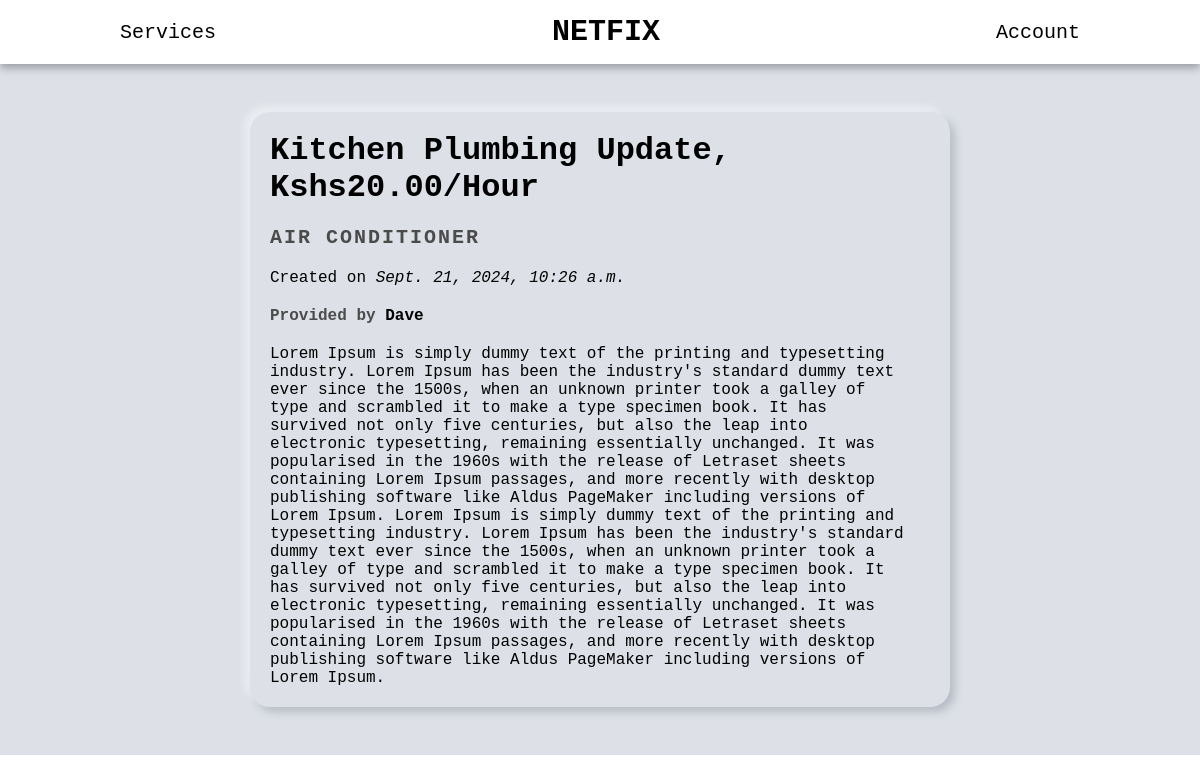
The app's page /services/b8716f1a-65d2-423e-b45c-189f110b2be3 with its own data.
### services/models.py (models this page shows, shortened)
class Service(models.Model):
    company = models.ForeignKey(Company, default="", on_delete=models.CASCADE)
    name = models.CharField(max_length=40)
    description = models.TextField()
    price_hr = models.DecimalField(decimal_places=2, max_digits=100)
    choices = (
        ('Air Conditioner', 'Air Conditioner'),
        ('Carpentry', 'Carpentry'),
        ('Electricity', 'Electricity'),
        ('Gardening', 'Gardening'),
        ('Home Machines', 'Home Machines'),
        ('House Keeping', 'House Keeping'),
        ('Interior Design', 'Interior Design'),
        ('Locks', 'Locks'),
        ('Painting', 'Painting'),
        ('Plumbing', 'Plumbing'),
        ('Water Heaters', 'Water Heaters'),
    )
    field = models.CharField(max_length=30, blank=False, null=False, default="", choices=choices)
    date = models.DateTimeField(auto_now=True, null=False)
    id = models.UUIDField(default=uuid.uuid4, unique=True, primary_key=True, editable=False)

### users/models.py (models this page shows, shortened)
class Company(models.Model):
    user = models.OneToOneField(User, on_delete=models.CASCADE, primary_key=True)
    choices = (
        ('Air Conditioner', 'Air Conditioner'),
        ('All in One', 'All in One'),
        ('Carpentry', 'Carpentry'),
        ('Electricity', 'Electricity'),
        ('Gardening', 'Gardening'),
        ('Home Machines', 'Home Machines'),
        ('House Keeping', 'House Keeping'),
        ('Interior Design', 'Interior Design'),
        ('Locks', 'Locks'),
        ('Painting', 'Painting'),
        ('Plumbing', 'Plumbing'),
        ('Water Heaters', 'Water Heaters'),
    )
    field = models.CharField(max_length=30, blank=False, null=False, default="", choices=choices)
    def __str__(self):
        return self.user.username

class User(AbstractUser):
    is_company = models.BooleanField(default=False)
    is_customer = models.BooleanField(default=False)
    email = models.EmailField(max_length=100, unique=True)
    username = models.CharField(max_length=100, unique=True)
    USERNAME_FIELD = 'email'
    REQUIRED_FIELDS = ['username']

### services/views.py (the view)
# urls.py: path("<str:id>", v.index, name="index"),
def index(request, id):
    service = Service.objects.get(id=id)
    context = {
        "service": service
    }
    return render(request, 'services/service.html', context)

### services/templates/services/service.html (shortened to what this page needs)
{% extends 'main/base.html' %}
{% block content %}
<div class="service-page">
    <div class="service-content">
        <div class="service-main">
            <h1 class="name">{{service.name}}, kshs{{service.price_hr}}/hour</h1>
            <p class="field">{{service.field}}</p>
            <p class="date">Created on <span>{{service.date}}</span></p>
            <p class="company">Provided by <a href="">{{service.company}}</a></p>
            <p class="description">{{service.description}}</p>
        </div>
    </div>
</div>
{% endblock content %}

### static/css/style.css (style rules this page uses)
* { margin: 0; padding: 0; box-sizing: border-box; font-family: 'Courier New', Courier, monospace; }
a { text-decoration: none; color: black; }
.service-page { display: flex; justify-content: center; align-items: center; flex-direction: column; }
.service-content { display: flex; justify-content: space-between; flex-direction: column; padding: 20px; width: 90%; max-width: 700px; max-height: 600px; border-radius: 20px; box-shadow: -5px -5px 9px rgba(255,255,255,0.45), 5px 5px 9px rgba(94,104,121,0.3); }
.service-main { overflow: auto; }
.service-main .name { text-transform: capitalize; margin-bottom: 20px; }
.service-main .date { margin-bottom: 20px; }
.service-main .date span { font-style: italic; }
.service-main .field { font-weight: 600; color: rgb(75, 75, 75); margin-bottom: 20px; text-transform: uppercase; letter-spacing: 2px; font-size: 20px; }
.service-main .company { font-weight: 600; color: rgb(75, 75, 75); margin-bottom: 20px; }
.service-main .company a { text-transform: capitalize; color: black; }
.service-main .description { padding-right: 20px; }

### records on screen
Service: name "Kitchen Plumbing Update", price_hr "20.00", field "AIR CONDITIONER", date "Sept. 21, 2024, 10:26 a.m.", company "Dave", description "Lorem Ipsum is simply dummy text of the printing and typesetting industry. Lorem Ipsum has been the industry's standard dummy text ever since the 1500s, when an unknown printer took a galley of type and scrambled it to make a type specimen book. It has survived not only five centuries, but also the leap into electronic typesetting, remaining essentially unchanged. It was popularised in the 1960s with the release of Letraset sheets containing Lorem Ipsum passages, and more recently with desktop publishing software like Aldus PageMaker including versions of Lorem Ipsum. Lorem Ipsum is simply dummy text of the printing and typesetting industry. Lorem Ipsum has been the industry's standard…"
